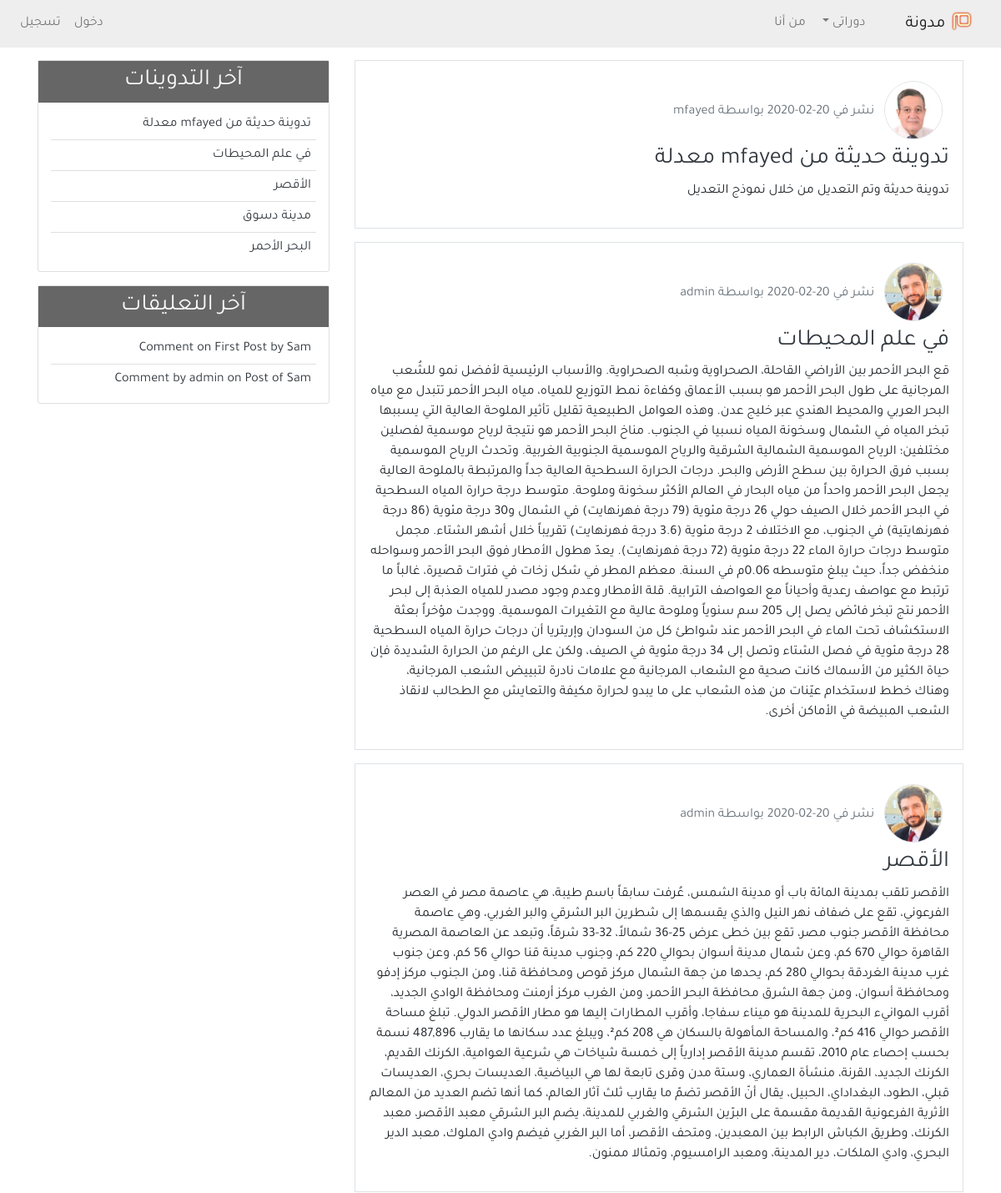
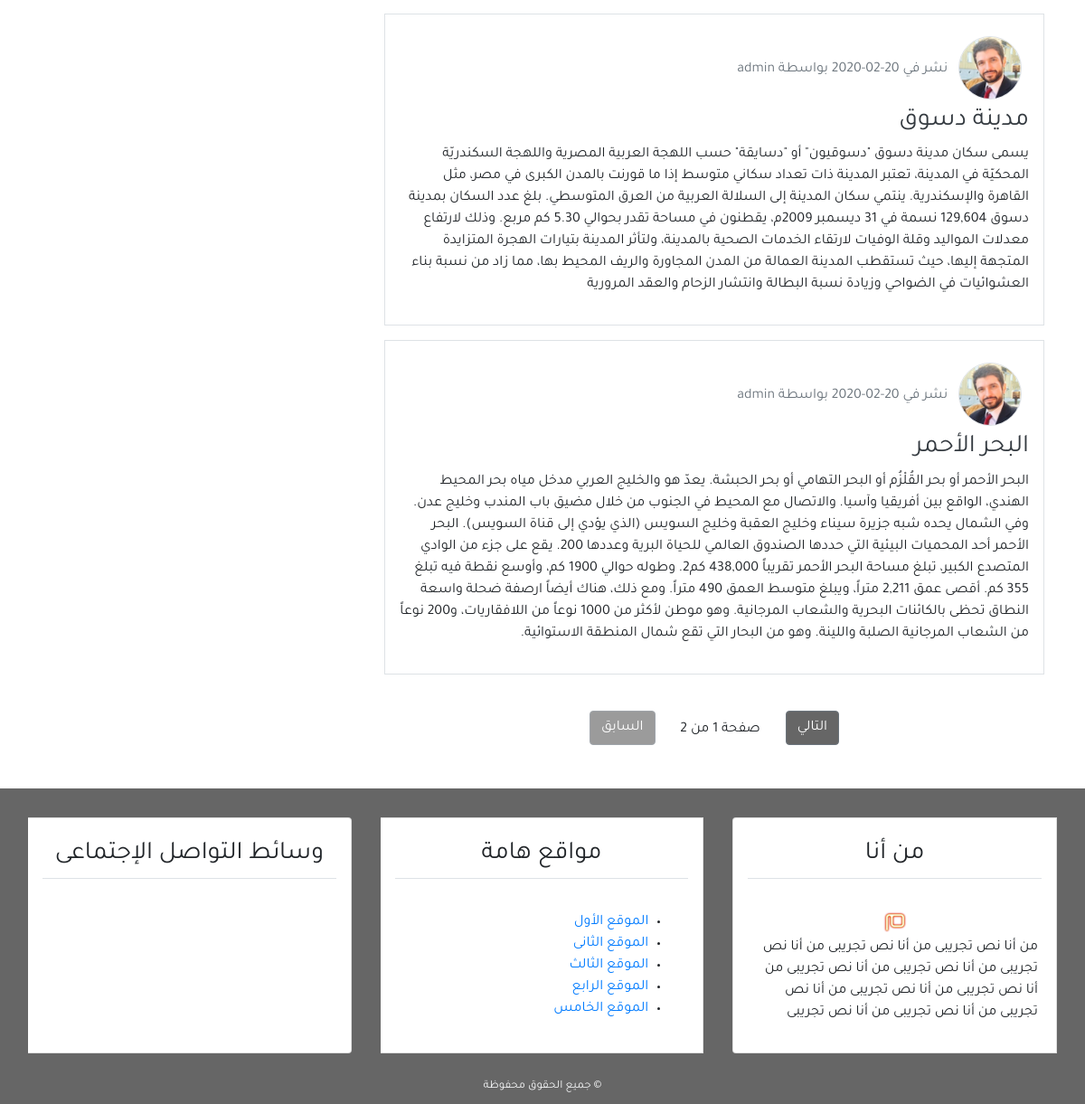
The page / on the database its author committed (2 pictures, top to bottom).
### blog/models.py (models this page shows, shortened)
class Post(models.Model):
    title = models.CharField(max_length=100)
    content = models.TextField()
    post_date = models.DateTimeField(default=timezone.now)
    post_update = models.DateTimeField(auto_now=True)
    author = models.ForeignKey(User, on_delete=models.CASCADE)
    class Meta:
        ordering = ('-post_date', )

class Comment(models.Model):
    name = models.CharField(max_length=50, verbose_name='الاسم')
    email = models.EmailField(verbose_name='البريد الإلكتروني')
    body = models.TextField(verbose_name='التعليق')
    comment_date = models.DateTimeField(auto_now_add=True)
    active = models.BooleanField(default=False)
    post = models.ForeignKey(
        Post, on_delete=models.CASCADE, related_name='comments')
    class Meta:
        ordering = ('-comment_date',)

### user/models.py (models this page shows, shortened)
class Profile(models.Model):
    image = models.ImageField(default='avatar.png', upload_to='profile_pics')
    user = models.OneToOneField(User, on_delete=models.CASCADE)

### blog/views.py (the view)
# urls.py: path('', views.home, name='home'),
def home(request):
    posts = Post.objects.all()
    paginator = Paginator(posts, 5)
    page = request.GET.get('page')
    try:
        posts = paginator.page(page)
    except PageNotAnInteger:
        posts = paginator.page(1)
    except EmptyPage:
        posts = paginator.page(paginator.num_page)
    context = {
        'title': 'الصفحة الرئيسية',
        'posts': posts,
        'page': page,
    }
    return render(request, 'blog/index.html', context)

### blog/templatetags/post_tag.py (called while the page is built)
@register.inclusion_tag('blog/latest_posts.html')
def latest_posts():
    context = {
        'l_posts': Post.objects.all()[0:5],
    }
    return context

@register.inclusion_tag('blog/latest_comments.html')
def latest_comments():
    context = {
        'l_comments': Comment.objects.filter(active=True)[:5],
    }
    return context

### blog/templates/blog/index.html (shortened to what this page needs)
{% extends 'blog/base.html' %}
{% load static %}
{% block content %}
{% for post in posts %}
<div class="border p-3 mb-3">
    <img class="img-fluid rounded-circle border m-2" style="width: 70px; height:70px;"
        src="{{post.author.profile.image.url}}" alt="صورة الناشر"> <span class="text-secondary">نشر في
        {{post.post_date|date:'d-m-Y'}}</span> <span class="text-secondary">بواسطة
        {{post.author}}</span>
    <h3><a class="text-dark" href="{% url 'detail' post.id %}">{{post.title}}</a></h3>
    <p>{{post.content}}</p>
</div>
{% empty %}
<div class="border p-3 mb-3">
    <h3>لا يوجد تدوينات، إذا كان لديك حساب مسجل من قبل يمكنك <a href="#">تسجيل الدخول</a> والقيام بنشر
        أول تدوينة في الموقع.</h3>
</div>
{% endfor %}
{% include 'blog/pagination.html' with page=posts %}
{% endblock content %}

### blog/templates/blog/base.html (shortened to what this page needs)
{% load static %}
{% load post_tag %}
<!DOCTYPE html>
<html lang="ar">
<head>
    <link rel="stylesheet" href="{% static 'blog/CSS/bootstrap.min.css' %}">
    <link rel="stylesheet" href="{% static 'blog/CSS/main.css' %}">
</head>
<body>
    <header>
        <nav class="navbar fixed-top navbar-expand-lg navbar-light bg-light">
            <a class="navbar-brand" href="{% url 'home' %}">
                <img src="{% static 'blog/images/mim-logo.png' %}" width="30px" alt="شعار مدونة">
                مدونة</a>
            <div class="collapse navbar-collapse" id="navbarSupportedContent">
                <ul class="navbar-nav">
                    <li class="nav-item dropdown">
                        <a class="nav-link dropdown-toggle" href="#" id="navbarDropdown" role="button"
                            data-toggle="dropdown" aria-haspopup="true" aria-expanded="false">
                            دوراتى
                        </a>
                    </li>
                    <li class="nav-item">
                        <a class="nav-link" href="{% url 'about' %}">من أنا</a>
                    </li>
                </ul>
                {% if user.is_authenticated %}
                <ul class="navbar-nav mr-auto">
                    {% if user.is_superuser %}
                    <li class="nav-item"><a class="nav-link" href="/admin">مدير الموقع</a></li>
                    {% endif %}
                    <li class="nav-item"><a class="nav-link" href="{% url 'post_new' %}">تدوينة جديدة</a></li>
                    <li class="nav-item"><a class="nav-link" href="{% url 'profile' %}">الملف الشخصى</a></li>
                    <li class="nav-item"><a class="nav-link" href="{% url 'logout' %}">خروج</a></li>
                </ul>
                {% else %}
                <ul class="navbar-nav mr-auto">
                    <li class="nav-item"><a class="nav-link" href="{% url 'login' %}">دخول</a></li>
                    <li class="nav-item"><a class="nav-link" href="{% url 'register' %}">تسجيل</a></li>
                </ul>
                {% endif %}
            </div>
        </nav>
    </header>
    <section>
        <div class="container">
            <div class="row mt-4">
                <div class="col-md-8">
                    <br><br>
                    {% block content %}
                    {% endblock %}
                </div>
                <div class="col-md-4">
                    <br><br>
                    <div class="card mb-3">
                        <h3 class="text-center bg-secondary text-light p-2">آخر التدوينات</h3>
                        {% latest_posts %}
                    </div>
                    <div class="card mb-3">
                        <h3 class="text-center bg-secondary text-light p-2">آخر التعليقات</h3>
                        {% latest_comments %}
                    </div>
                </div>
            </div>
        </div>
    </section>
    <footer class="bg-secondary">
        <div class="container-fluid">
            <div class="row">
                <div class="col-md">
                    <div class="card-group mt-3">
                        <div class="card m-3">
                            <h3 class="card-titel text-center border-bottom p-2 m-3">من أنا</h3>
                            <div class="card-body">
                                <div class="text-center">
                                    <img src="{% static 'blog/images/mim-logo.png' %}" width="30px" alt="شعار مدونة">
                                </div>
                                من أنا نص تجريبى من أنا نص تجريبى من أنا نص تجريبى من أنا نص تجريبى من أنا نص تجريبى من
                                أنا نص تجريبى من أنا نص تجريبى من أنا نص تجريبى من أنا نص تجريبى من أنا نص تجريبى
                            </div>
                        </div>
                        <div class="card m-3">
                            <h3 class="card-titel text-center border-bottom p-2 m-3">مواقع هامة</h3>
                            <div class="card-body">
                                <ul>
                                    <li><a href="#">الموقع الأول</a></li>
                                    <li><a href="#">الموقع الثانى</a></li>
                                    <li><a href="#">الموقع الثالث</a></li>
                                    <li><a href="#">الموقع الرابع</a></li>
                                    <li><a href="#">الموقع الخامس</a></li>
                                </ul>
                            </div>
                        </div>
                        <div class="card m-3">
                            <h3 class="card-titel text-center border-bottom p-2 m-3">وسائط التواصل الإجتماعى</h3>
                            <h4 class="card-body text-center">
                            </h4>
                        </div>
                    </div>
                </div>
            </div>
            <div class="row p-2">
                <div class="col-md text-center">
                    <small class="text-light">&copy; جميع الحقوق محفوظة</small>
                </div>
            </div>
        </div>
    </footer>
</body>
</html>

### blog/templates/blog/pagination.html
<div class="pt-3 mt-4 mb-5 text-center">
    {% if page.has_next %}
    <a class="btn btn-secondary bg-secondary" href="?page={{page.next_page_number}}">التالي</a>
    {% else %}
    <a class="btn btn-secondary bg-secondary disabled" href="#">التالي</a>
    {% endif %}
    <span class="pr-4 pl-4">صفحة {{page.number}} من {{page.paginator.num_pages}}</span>
    {% if page.has_previous %}
    <a class="btn btn-secondary bg-secondary" href="?page={{page.previous_page_number}}">السابق</a>
    {% else %}
    <a class="btn btn-secondary bg-secondary disabled" href="#">السابق</a>
    {% endif %}
</div>

### blog/templates/blog/latest_posts.html
<ul class="list-group-flush latest-post">
    {% for post in l_posts %}
    <li class="list-group-item latest-post-item">
        <a class="text-dark" href="{% url 'detail' post.id %}">{{post.title}}</a>
    </li>
    {% empty %}
    <li class="list-group-item latest-post-item">لا يوجد تدوينات</li>
    {% endfor %}
</ul>

### blog/templates/blog/latest_comments.html
<ul class="list-group-flush latest-comment">
    {% for comment in l_comments %}
    <li class="list-group-item latest-comment-item">
        <a class="text-dark" href="{% url 'detail' comment.post.id %}">
            {% if comment.body|length > 40 %}
            {{comment.body|slice:'45'}} ..
            {% else %}
            {{comment.body}}
            {% endif %}
        </a>
    </li>
    {% empty %}
    <li class="list-group-item latest-comment-item">لا يوجد تعليقات</li>
    {% endfor %}
</ul>

### blog/static/blog/css/main.css (style rules this page uses)
html, body { direction: rtl; text-align: right; }
body { font-family: 'Tajawal', sans-serif; }
.bg-secondary { background-color: #666 !important; }
.bg-light { background-color: #EEE !important; }
.latest-post, .latest-comment { padding: 0 15px; }
.latest-post .latest-post-item, .latest-comment .latest-comment-item { padding: 6px; }
.latest-post li:first-child, .latest-comment li:first-child { border-top: 0; }
.latest-post li:last-child, .latest-comment li:last-child { border-bottom: 0; padding-bottom: 0; }

### rows shown on the page
Post: author.profile.image (picture), post_date "20-02-2020", author "mfayed", title "تدوينة حديثة من mfayed معدلة", content "تدوينة حديثة وتم التعديل من خلال نموذج التعديل"
Post: author.profile.image (picture), post_date "20-02-2020", author "admin", title "في علم المحيطات", content "قع البحر الأحمر بين الأراضي القاحلة، الصحراوية وشبه الصحراوية. والأسباب الرئيسية لأفضل نمو للشُعب المرجانية على طول البحر الأحمر هو بسبب الأعماق وكفاءة نمط التوزيع للمياه، مياه البحر الأحمر تتبدل مع مياه البحر العربي والمحيط الهندي عبر خليج عدن. وهذه العوامل الطبيعية تقليل تأثير الملوحة العالية التي يسببها تبخر المياه في الشمال وسخونة المياه نسبيا في الجنوب. مناخ البحر الأحمر هو نتيجة لرياح موسمية لفصلين مختلفين؛ الرياح الموسمية الشمالية الشرقية والرياح الموسمية الجنوبية الغربية. وتحدث الرياح الموسمية بسبب فرق الحرارة بين سطح الأرض والبحر. درجات الحرارة السطحية العالية جداً والمرتبطة بالملوحة العالية يجعل البحر الأحمر واحداً من مياه البحار في العالم الأكثر سخونة وملوحة. متوسط درجة حرارة…"
Post: author.profile.image (picture), post_date "20-02-2020", author "admin", title "الأقصر", content "الأقصر تلقب بمدينة المائة باب أو مدينة الشمس، عُرفت سابقاً باسم طيبة، هي عاصمة مصر في العصر الفرعوني، تقع على ضفاف نهر النيل والذي يقسمها إلى شطرين البر الشرقي والبر الغربي، وهي عاصمة محافظة الأقصر جنوب مصر، تقع بين خطى عرض 25-36 شمالاً، 32-33 شرقاً، وتبعد عن العاصمة المصرية القاهرة حوالي 670 كم، وعن شمال مدينة أسوان بحوالي 220 كم، وجنوب مدينة قنا حوالي 56 كم، وعن جنوب غرب مدينة الغردقة بحوالي 280 كم، يحدها من جهة الشمال مركز قوص ومحافظة قنا، ومن الجنوب مركز إدفو ومحافظة أسوان، ومن جهة الشرق محافظة البحر الأحمر، ومن الغرب مركز أرمنت ومحافظة الوادي الجديد، أقرب الموانيء البحرية للمدينة هو ميناء سفاجا، وأقرب المطارات إليها هو مطار الأقصر الدولي. تبلغ مساحة الأقصر حوالي 416 كم²، والمساحة…"
Post: author.profile.image (picture), post_date "20-02-2020", author "admin", title "مدينة دسوق", content "يسمى سكان مدينة دسوق \"دسوقيون\" أو \"دسايقة\" حسب اللهجة العربية المصرية واللهجة السكندريّة المحكيّة في المدينة، تعتبر المدينة ذات تعداد سكاني متوسط إذا ما قورنت بالمدن الكبرى في مصر، مثل القاهرة والإسكندرية. ينتمي سكان المدينة إلى السلالة العربية من العرق المتوسطي. بلغ عدد السكان بمدينة دسوق 129,604 نسمة في 31 ديسمبر 2009م، يقطنون في مساحة تقدر بحوالي 5.30 كم مربع. وذلك لارتفاع معدلات المواليد وقلة الوفيات لارتقاء الخدمات الصحية بالمدينة، ولتأثر المدينة بتيارات الهجرة المتزايدة المتجهة إليها، حيث تستقطب المدينة العمالة من المدن المجاورة والريف المحيط بها، مما زاد من نسبة بناء العشوائيات في الضواحي وزيادة نسبة البطالة وانتشار الزحام والعقد المرورية"
Post: author.profile.image (picture), post_date "20-02-2020", author "admin", title "البحر الأحمر", content "البحر الأحمر أو بحر القُلْزُم أو البحر التهامي أو بحر الحبشة. يعدّ هو والخليج العربي مدخل مياه بحر المحيط الهندي، الواقع بين أفريقيا وآسيا. والاتصال مع المحيط في الجنوب من خلال مضيق باب المندب وخليج عدن. وفي الشمال يحده شبه جزيرة سيناء وخليج العقبة وخليج السويس (الذي يؤدي إلى قناة السويس). البحر الأحمر أحد المحميات البيئية التي حددها الصندوق العالمي للحياة البرية وعددها 200. يقع على جزء من الوادي المتصدع الكبير، تبلغ مساحة البحر الأحمر تقريباً 438,000 كم2. وطوله حوالي 1900 كم، وأوسع نقطة فيه تبلغ 355 كم. أقصى عمق 2,211 متراً، ويبلغ متوسط العمق 490 متراً. ومع ذلك، هناك أيضاً ارصفة ضحلة واسعة النطاق تحظى بالكائنات البحرية والشعاب المرجانية. وهو موطن لأكثر من 1000 نوعاً من اللافقاريات، و200…"
Comment: body "Comment on First Post by Sam"
Comment: body "Comment by admin on Post of Sam"

### other values the page prints
{{ page.paginator.num_pages }} "2"
